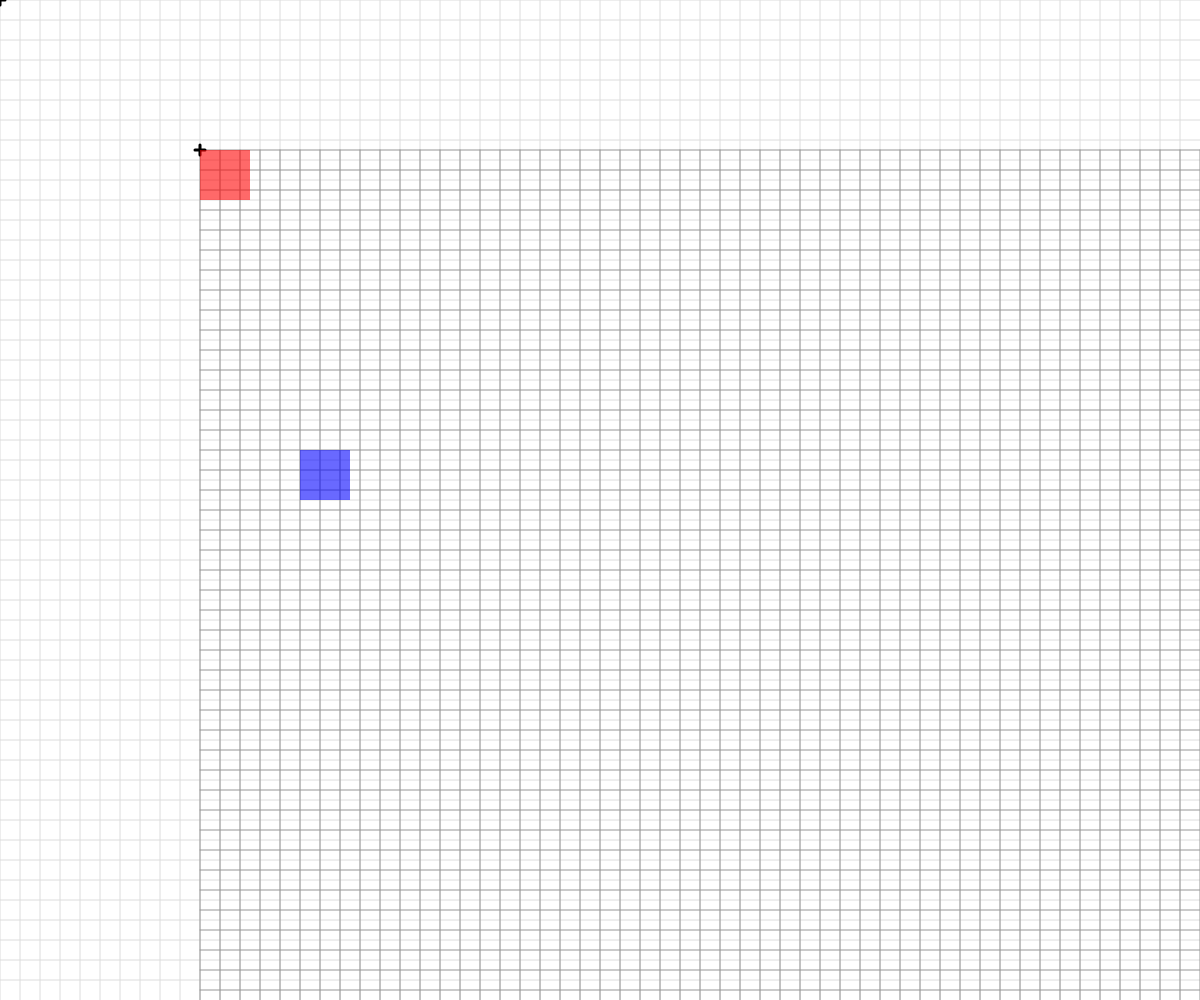
Frame 1 (no input)
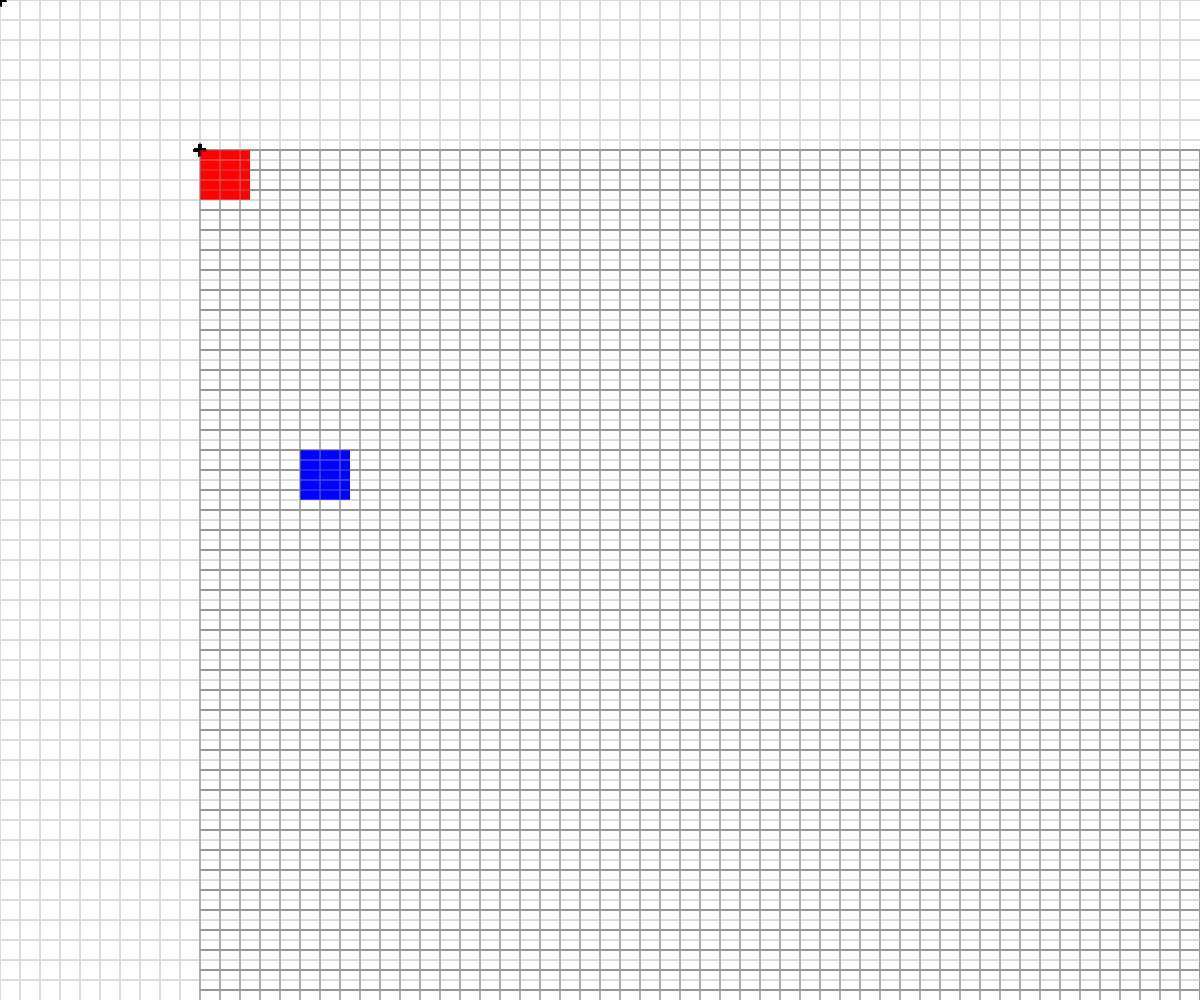
Frame 60 (no input)
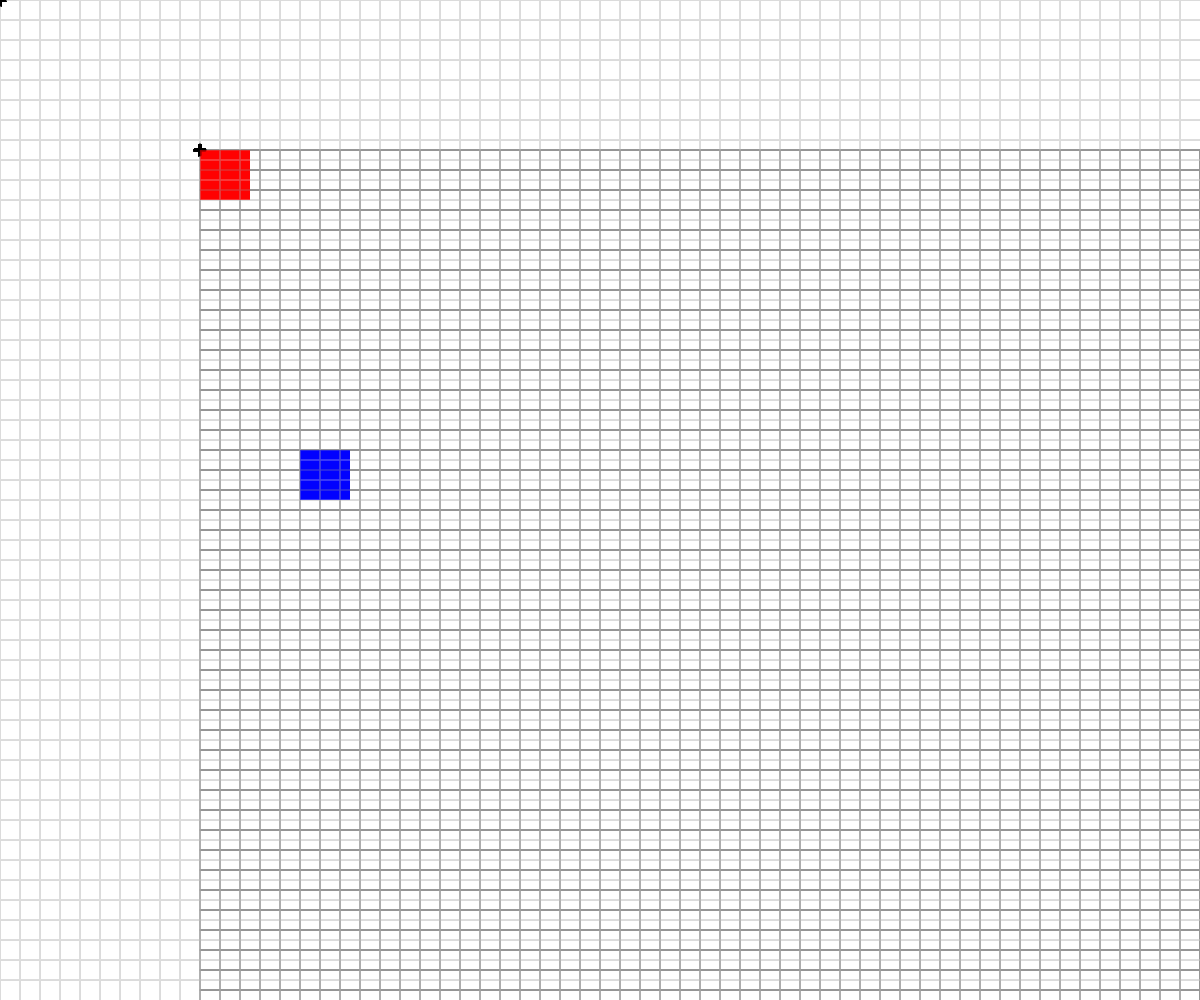
Frame 120 (the mouse pressed at the canvas centre since frame 60)

The p5.js sketch that drew these frames (run headless with seeded random() and noise() and a simulated clock; from frame 60 on, the mouse is pressed at the canvas centre):

// p5.js sketch
// ── sketch.js
// Basic Transformations Sandbox


let originalSpacing = 20;


function setup() {
  createCanvas(windowWidth, windowHeight);
}

function draw() {
  // background(255);
  drawBasicGrid(220);
  translate(200,150);
  drawBasicGrid(150);
  rectangleRed(0,0);

  translate(100,300);
  rectangleBlue(0,0);


  //transformation one: TRANSLATION

 

  //add push()  pop()




  //transformation two: SCALE




  //transformation three: ROTATION
  //reminder: rotations are measured in radians, not degrees! Functions can help with the conversion...
 


  //Combinations of Transformations

  

}


function face(x, y) {
  //draw a face at x,y
  push();
  translate(x,y);
  ellipseMode(CENTER);
  fill(200,200,0);
  stroke(0);
  ellipse(0,0,80,80);
  fill(90, 140, 30, 220);
  triangle(-20, 20, 20, 20, 0, 30);
  fill(0);
  ellipse(-25,0,10,10);
  ellipse(25,0,10,10);
  strokeWeight(5);
  line(-30,-10,30,-10);
  strokeWeight(1);
  pop();

}

function rectangleRed(x, y) {
  //draw a red rectangle at x,y (sized 50 pixels square) - to visualize what happens to the coordinate system
  //when different basic transformations are applied.
  noStroke();
  fill(255, 0, 0, 150);
  rect(x, y, 50, 50);

}

function rectangleBlue(x, y) {
  //draw a red rectangle at x,y (sized 50 pixels square) - to visualize what happens to the coordinate system
  //when different basic transformations are applied.
  noStroke();
  fill(0, 0, 255, 150);
  rect(x, y, 50, 50);

}

function drawBasicGrid(shade) {
  //draw the normal cartesian Coordinate Grid, in a light color. Spaced at 20 px by default
  stroke(shade);
  for (let x = 0; x < width; x += 20) {
    line(x, 0, x, height);
  }
  for (let y = 0; y < height; y += 20) {
    line(0, y, width, y);
  }

  //Draw "X" at the origin
  strokeWeight(3);
  stroke(0);
  line(-5,0,5,0);
  line(0,5,0,-5);
  strokeWeight(1);
}
